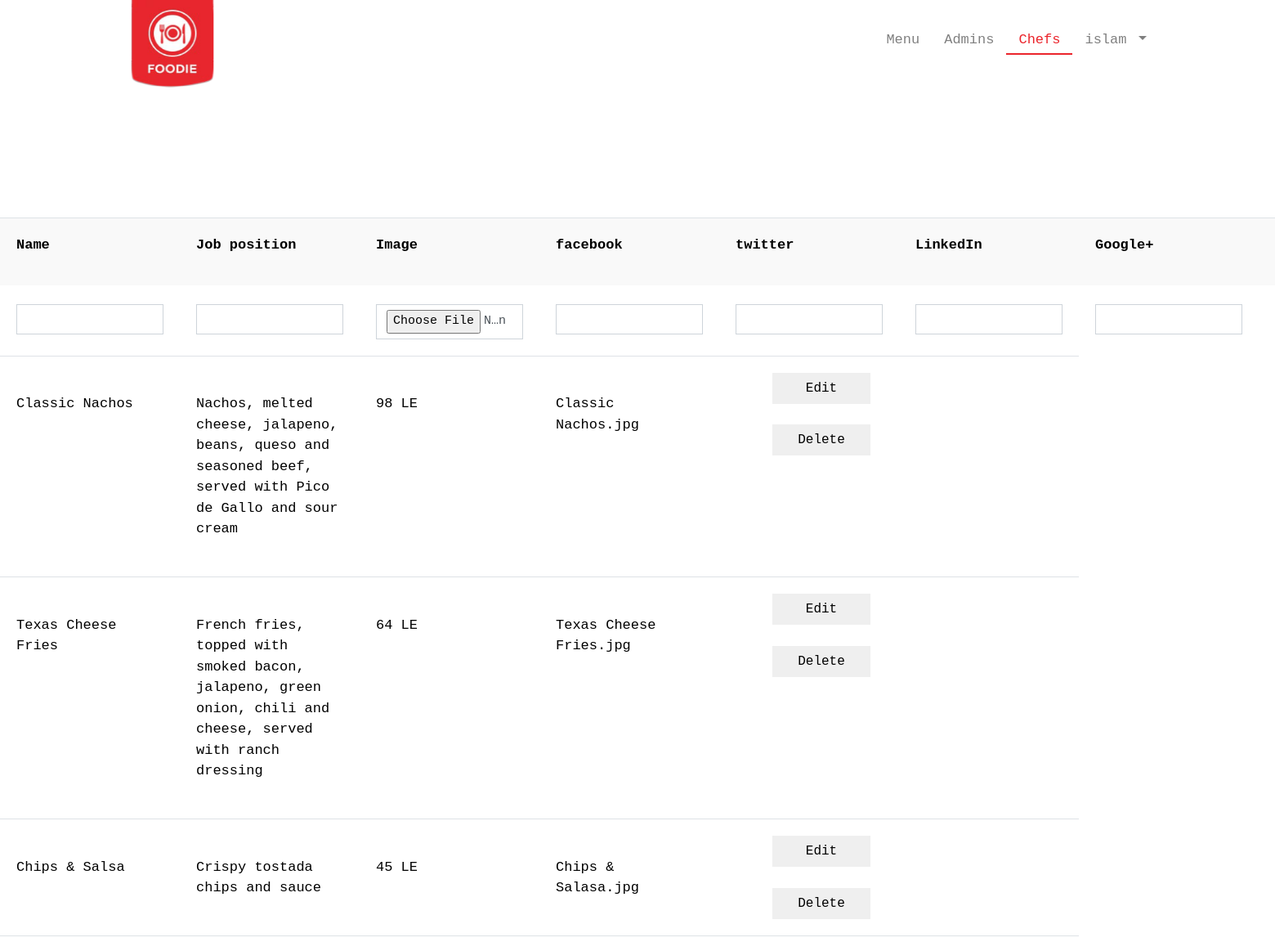
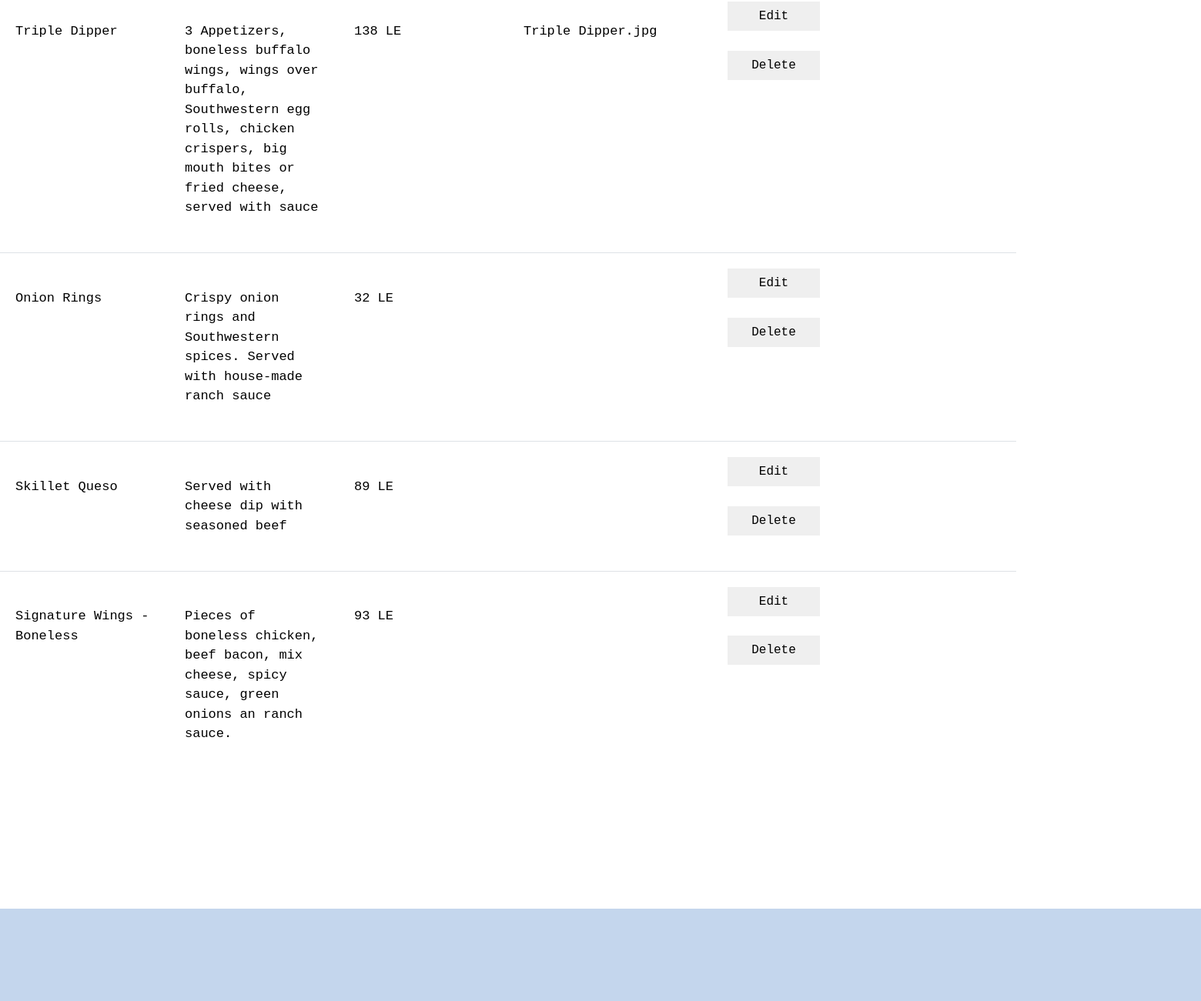
The page /chefs.php?cat=Appetizers (signed in) on the database its author committed (2 pictures, top to bottom).
### tables this page shows
CREATE TABLE `item` (
  `itemID` int(11) NOT NULL,
  `itemName` varchar(50) NOT NULL,
  `description` text,
  `type` varchar(30) NOT NULL,
  `price` float NOT NULL,
  `img` varchar(50) DEFAULT NULL
);

### DB.php (called while the page is built, shortened)
<?php
    class DataBase
    {
        private $pd=null;
        public function __construct($name){
            $this->pd=new PDO("mysql:host=localhost;dbname=$name","root","");
        }
        public function getRows($q,$arg){
            $stm= $this->pd->prepare($q);
            $stm->execute($arg);
            return $stm->fetchAll();
        }
    }
    $db=new DataBase("foodie");
?>

### chefs.php (the view, shortened to what this page needs)
<?php
    include("DB.php");
    if ( !isset($_SESSION['sess_user'])){
        header("Location:admin_login.php");
    }else{
        $user=$_SESSION['sess_user'];
    }
?>
<?php
    $cat=$_GET['cat'];
?>
<!DOCTYPE html>
<html>
<head>
    <link rel="stylesheet" href="css/bootstrap.css">
    <link rel="stylesheet" href="css/menu/css/rtl.css">
    <link rel="stylesheet" href="css/rtl.css">
    <link rel="stylesheet" href="css/style.css">
</head>
<body>
    <nav class="navbar navbar-expand-lg navbar-light bg-light bglt">
        <img class="navbar-brand" src="images/logo.png">
        <div class="collapse navbar-collapse" id="navbarTogglerDemo02">
            <ul class="navbar-nav ml-auto mt-2 mt-lg-0">
                <li class="nav-item ">
                    <a class="nav-link" href="menu.php">Menu <span class="sr-only">(current)</span></a>
                </li>
                <li class="nav-item ">
                    <a class="nav-link" href="admins.php">Admins <span class="sr-only">(current)</span></a>
                </li>
                <li class="nav-item active">
                    <a class="nav-link" href="chefs.php">Chefs <span class="sr-only">(current)</span></a>
                </li>
                <li class="nav-item ">
                    <a class="nav-link dropdown-toggle" data-toggle="dropdown" aria-haspopup="false" aria-expanded="true">
                        <?php echo $user?>
                    </a>
                </li>
            </ul>
        </div>
    </nav>
    <div align="center">
    <?php
        if(isset($_GET['submit']))
        {
            $rows= array();
            $q1="SELECT *  FROM `item` WHERE itemName = ?";
            $rows=$db->getRows($q1,array($name));
            if(count($rows)>0){
                $i=1;
                foreach($rows as $row){
                    if ( $name==$row[1] && $description == $row[2] && $type==$row[3] && $price==$row[4] && $img==$row[5]){
                        echo '<div class="alert alert-success">
                        <strong>'.$row[1].'</strong> added successfuly
                      </div>';
                    }
                    else{
                        echo'<div class="alert alert-danger">
                        <strong>'.$row[1].'</strong> wasn\'t added
                      </div>';
                    }
                }
            }
        }else{
            echo '<div class="alert">
            </div>';
        }
    ?>
        <table class="table">
            <tr class="quesRow" scope="row">
                <th>
                    <label class="studName">Name</label>
                </th>
                <th>
                    <label class="studName">Job position</label>
                </th>
                <th>
                    <label class="studName">Image</label>
                </th>
                <th>
                    <label class="studName">facebook</label>
                </th>
                <th>
                    <label class="studName">twitter</label>
                </th>
                <th>
                    <label class="studName">LinkedIn</label>
                </th>
                <th>
                    <label class="studName">Google+</label>
                </th>
                <th></th>
            </tr>
            <tr class="tr-add">
                <form action="items.php" method="GET">
                    <td>
                        <div class="countainer">
                            <input name="name" class="additem form-control" type="text" required>
                        </div>
                    </td>
                    <td>
                        <div class="countainer">
                            <input name="job" class="additem form-control" type="text" required>
                        </div>
                    </td>
                    <td>
                        <div class="countainer">
                            <input class="additem form-control" name="img"type="file" accept="image/x-png,image/gif,image/jpeg">
                        </div>
                    </td>
                    <td>
                        <div class="countainer">
                            <input name="fb" class="additem form-control" type="text" >
                        </div>
                    </td>
                    <td>
                        <div class="countainer">
                            <input name="tw" class="additem form-control" type="text" >
                        </div>
                    </td>
                    <td>
                        <div class="countainer">
                            <input name="in" class="additem form-control" type="text" >
                        </div>
                    </td>
                    <td>
                        <div class="countainer">
                            <input name="go" class="additem form-control" type="text" >
                        </div>
                    </td>
                    <td>
                    </td>
                </form
            </tr>
            <?php
            $q1="SELECT itemName, description, price, img ,itemID FROM `item` WHERE type = ?";
            $rows=$db->getRows($q1,array($cat));
            if(count($rows)>0){
                  $i=1;
                foreach($rows as $row)
                 {
                echo "
                <tr >
                    <td>
                        <br>
                        <span id=\"semesterName_$i\">$row[0]</span>
                        <br>
                        <br>
                    </td>
                    <td>
                        <br>
                        <span id=\"semesterName_$i\">$row[1]</span>
                        <br>
                        <br>
                    </td>
                    <td>
                        <br>
                        <span id=\"semesterName_$i\">$row[2] LE</span>
                        <br>
                        <br>
                    </td>
                    <td>
                        <br>
                        <span id=\"semesterName_$i\">$row[3]</span>
                        <br>
                        <br>
                    </td>
                    <td >
                        <div class=\"row_options\">
                            <button onclick=\"getAjax('$row[4]');\"class=\"editDel btn\" data-toggle=\"modal\" data-target=\"#exampleModalCenter\">
                                Edit
                            </button>
                            <br><br>
                            <button onclick=\"getAjax('$row[4]');\"class=\"editDel btn\" data-toggle=\"modal\" data-target=\"#exampleModalCenterdel\">
                                Delete
                            </button>
                        </div>
                    </td>
                    <td>
                    </td>
                </tr>
                ";
                $i++;
                }
            }
            ?>
        </table>
    </div>
    <link rel='stylesheet' href='https://use.fontawesome.com/releases/v5.5.0/css/all.css'>
    <br>
    <br>
    <br>
    <br>
    <br>
    <br>
    <nav class=" nav navbar-bottom">
    </nav>
</html>

### css/menu/css/rtl.css (style rules this page uses)
.navbar-nav > li > a { padding-top: 40px; padding-bottom: 40px; }
.form-control { display: inline-block; width: 220px; }
label { margin-right: 20px; }
.table { max-width: 50%; color: black; margin-top: 70px; }
.click-row, .tr-add { transition: all 0.3s; }
.click-row td, .tr-add td { font-size: 17px; }
.row_options { display: inline-block; margin-left: 25%; }
.studName { display: inline-block; overflow: hidden; max-width: 282px; color:black; }
.table > thead > tr > th, .table > tbody > tr > th, .table > tfoot > tr > th, .table > thead > tr > td, .table > tbody > tr > td, .table > tfoot > tr > td { padding: 20px; }
.quesRow { background-color: #f9f9f9; transition: all 0.3s; border-bottom: 3px solid #fff; }
.navbar-bottom { height: 120px; background-color: #c4d6ed; }

### css/rtl.css (style rules this page uses)
.bglt { background-color: white !important; //border-top: 2px solid #eb242b; height: 70px; }
.navbar-collapse { position: sticky; right: 50%; padding-bottom: 42px; }
.navbar-brand { width: 110px; height: 130px; padding: 0px; margin-top: 20px; position: sticky; left: 10%; }
.navbar-light .navbar-nav .show > .nav-link, .navbar-light .navbar-nav > .nav-link, .navbar-light .navbar-nav .nav-link.show, .navbar-light .navbar-nav .nav-link { padding-left: 15px; padding-right: 15px; margin-top: 35px; padding-bottom: 3px; cursor: pointer; user-select: auto; }
.navbar-light .navbar-nav .show > .nav-link, .navbar-light .navbar-nav .active > .nav-link, .navbar-light .navbar-nav .nav-link.show, .navbar-light .navbar-nav .nav-link.active { color:#eb242b; border-bottom: 2px solid; }
li { background-color: white; }
.form-control { border-radius: 0px; width:180px; font-size: 15px; }
a { color: #515151; }

### css/style.css (style rules this page uses)
body { font-family: monospace; font-size: 17px; }
.additem { margin-left: 0px; }
.alert { width:40%; margin-top: 100px; z-index: -1 !important; }
.editDel { width: 81px; border-radius: 0px; width:120px; }

### rows shown on the page
item: itemName "Classic Nachos", description "Nachos, melted cheese, jalapeno, beans, queso and seasoned beef, served with Pico de Gallo and sour cream", price "98", img "Classic Nachos.jpg"
item: itemName "Texas Cheese Fries", description "French fries, topped with smoked bacon, jalapeno, green onion, chili and cheese, served with ranch dressing", price "64", img "Texas Cheese Fries.jpg"
item: itemName "Chips & Salsa", description "Crispy tostada chips and sauce", price "45", img "Chips & Salasa.jpg"
item: itemName "Triple Dipper", description "3 Appetizers, boneless buffalo wings, wings over buffalo, Southwestern egg rolls, chicken crispers, big mouth bites or fried cheese, served with sauce", price "138", img "Triple Dipper.jpg"
item: itemName "Onion Rings", description "Crispy onion rings and Southwestern spices. Served with house-made ranch sauce", price "32"
item: itemName "Skillet Queso", description "Served with cheese dip with seasoned beef", price "89"
item: itemName "Signature Wings - Boneless", description "Pieces of boneless chicken, beef bacon, mix cheese, spicy sauce, green onions an ranch sauce.", price "93"

### other values the page prints
$user "islam"
